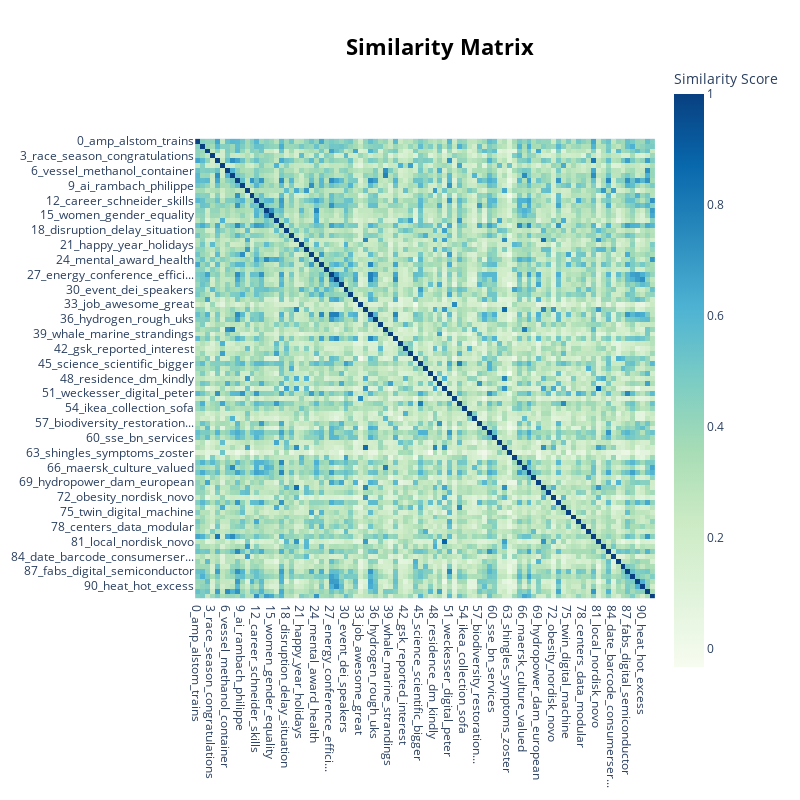

The notebook cell this image was saved under:
### Code cell
model.visualize_heatmap()

### Figure 1 — Plotly figure (JSON) as saved in the notebook; plotly's stock layout.template omitted (floating-point values rounded to 4 significant figures; data arrays with more than 128 entries replaced by an {"elided": "..."} marker saying what was removed)
{"data": [{"coloraxis": "coloraxis", "hovertemplate": "x: %{x}<br>y: %{y}<br>Similarity Score: %{z}<extra></extra>", "name": "0", "type": "heatmap", "x": ["0_amp_alstom_trains", "1_food_danone_nutrition", "2_wind_mw_turbines", "3_race_season_congratulations", "4_supply_chain_retail", "5_vaccines_vaccine_disease", "6_vessel_methanol_container", "7_maersk_lcl_maersks", "8_carbon_emissions_footprint", "9_ai_rambach_philippe", "10_message_send_hi", "11_cement_clinker_concrete", "12_career_schneider_skills", "13_climate_action_change", "14_pride_inclusive_inclusion", "15_women_gender_equality", "16_cancer_patients_blood", "17_sustainability_strategy_...", "18_disruption_delay_situation", "19_abb_read_review", "20_regulations_allowed_media", "21_happy_year_holidays", "22_weekends_evenings_offices", "23_automation_expert_softwa...", "24_mental_award_health", "25_electrical_maintenance_d...", "26_episode_box_spotify", "27_energy_conference_effici...", "28_home_smart_energy", "29_water_wastewater_sanitat...", "30_event_dei_speakers", "31_cybersecurity_threats_se...", "32_solar_photovoltaic_panels", "33_job_awesome_great", "34_nordisk_novo_bo", "35_digital_energy_grid", "36_hydrogen_rough_uks", "37_haleon_division_anything", "38_maersk_crew_instagram", "39_whale_marine_strandings", "40_ev_charging_home", "41_asthma_remission_severe", "42_gsk_reported_interest", "43_hiv_tb_specialist", "44_prices_price_electricity", "45_science_scientific_bigger", "46_margin_quarter_results", "47_plastic_packaging_plastics", "48_residence_dm_kindly", "49_ocean_protecting_marine", "50_access_novome_medicine", "51_weckesser_digital_peter", "52_much_fantastic_thank", "53_science_biopharma_innova...", "54_ikea_collection_sofa", "55_content_proceedings_genu...", "56_moller_fake_communication", "57_biodiversity_restoration...", "58_storage_pumped_plants", "59_action_ambition_un", "60_sse_bn_services", "61_damage_lupus_organ", "62_issues_experiencing_nord...", "63_shingles_symptoms_zoster", "64_booth_hall_robot", "65_enelpremia_wow_participate", "66_maersk_culture_valued", "67_norbury_ceo_oriain", "68_walmsley_emma_ceo", "69_hydropower_dam_european", "70_constraints_regulatory_u...", "71_sap_portal_chat", "72_obesity_nordisk_novo", "73_green_glass_go", "74_drug_medicines_discovery", "75_twin_digital_machine", "76_syria_earthquakes_devast...", "77_myschneider_program_trai...", "78_centers_data_modular", "79_results_cest_bst", "80_seafood_logistics_fish", "81_local_nordisk_novo", "82_centre_copy_inconvinence", "83_funding_eu_introduced", "84_date_barcode_consumerser...", "85_austria_imports_lack", "86_owners_profits_public", "87_fabs_digital_semiconductor", "88_promotional_containing_c...", "89_buildings_dwellers_distr...", "90_heat_hot_excess", "91_shipping_maritime_eco", "92_melvyn_ricardo_move"], "xaxis": "x", "y": ["0_amp_alstom_trains", "1_food_danone_nutrition", "2_wind_mw_turbines", "3_race_season_congratulations", "4_supply_chain_retail", "5_vaccines_vaccine_disease", "6_vessel_methanol_container", "7_maersk_lcl_maersks", "8_carbon_emissions_footprint", "9_ai_rambach_philippe", "10_message_send_hi", "11_cement_clinker_concrete", "12_career_schneider_skills", "13_climate_action_change", "14_pride_inclusive_inclusion", "15_women_gender_equality", "16_cancer_patients_blood", "17_sustainability_strategy_...", "18_disruption_delay_situation", "19_abb_read_review", "20_regulations_allowed_media", "21_happy_year_holidays", "22_weekends_evenings_offices", "23_automation_expert_softwa...", "24_mental_award_health", "25_electrical_maintenance_d...", "26_episode_box_spotify", "27_energy_conference_effici...", "28_home_smart_energy", "29_water_wastewater_sanitat...", "30_event_dei_speakers", "31_cybersecurity_threats_se...", "32_solar_photovoltaic_panels", "33_job_awesome_great", "34_nordisk_novo_bo", "35_digital_energy_grid", "36_hydrogen_rough_uks", "37_haleon_division_anything", "38_maersk_crew_instagram", "39_whale_marine_strandings", "40_ev_charging_home", "41_asthma_remission_severe", "42_gsk_reported_interest", "43_hiv_tb_specialist", "44_prices_price_electricity", "45_science_scientific_bigger", "46_margin_quarter_results", "47_plastic_packaging_plastics", "48_residence_dm_kindly", "49_ocean_protecting_marine", "50_access_novome_medicine", "51_weckesser_digital_peter", "52_much_fantastic_thank", "53_science_biopharma_innova...", "54_ikea_collection_sofa", "55_content_proceedings_genu...", "56_moller_fake_communication", "57_biodiversity_restoration...", "58_storage_pumped_plants", "59_action_ambition_un", "60_sse_bn_services", "61_damage_lupus_organ", "62_issues_experiencing_nord...", "63_shingles_symptoms_zoster", "64_booth_hall_robot", "65_enelpremia_wow_participate", "66_maersk_culture_valued", "67_norbury_ceo_oriain", "68_walmsley_emma_ceo", "69_hydropower_dam_european", "70_constraints_regulatory_u...", "71_sap_portal_chat", "72_obesity_nordisk_novo", "73_green_glass_go", "74_drug_medicines_discovery", "75_twin_digital_machine", "76_syria_earthquakes_devast...", "77_myschneider_program_trai...", "78_centers_data_modular", "79_results_cest_bst", "80_seafood_logistics_fish", "81_local_nordisk_novo", "82_centre_copy_inconvinence", "83_funding_eu_introduced", "84_date_barcode_consumerser...", "85_austria_imports_lack", "86_owners_profits_public", "87_fabs_digital_semiconductor", "88_promotional_containing_c...", "89_buildings_dwellers_distr...", "90_heat_hot_excess", "91_shipping_maritime_eco", "92_melvyn_ricardo_move"], "yaxis": "y", "z": {"elided": "93x93 float values"}}], "layout": {"coloraxis": {"colorbar": {"title": {"text": "Similarity Score"}}, "colorscale": [[0, "rgb(247,252,240)"], [0.125, "rgb(224,243,219)"], [0.25, "rgb(204,235,197)"], [0.375, "rgb(168,221,181)"], [0.5, "rgb(123,204,196)"], [0.625, "rgb(78,179,211)"], [0.75, "rgb(43,140,190)"], [0.875, "rgb(8,104,172)"], [1, "rgb(8,64,129)"]]}, "height": 800, "hoverlabel": {"bgcolor": "white", "font": {"family": "Rockwell", "size": 16}}, "legend": {"title": {"text": "Trend"}}, "margin": {"t": 60}, "showlegend": true, "title": {"font": {"color": "Black", "size": 22}, "text": "<b>Similarity Matrix</b>", "x": 0.55, "xanchor": "center", "y": 0.95, "yanchor": "top"}, "width": 800, "xaxis": {"anchor": "y", "constrain": "domain", "domain": [0, 1], "scaleanchor": "y"}, "yaxis": {"anchor": "x", "autorange": "reversed", "constrain": "domain", "domain": [0, 1]}}}
